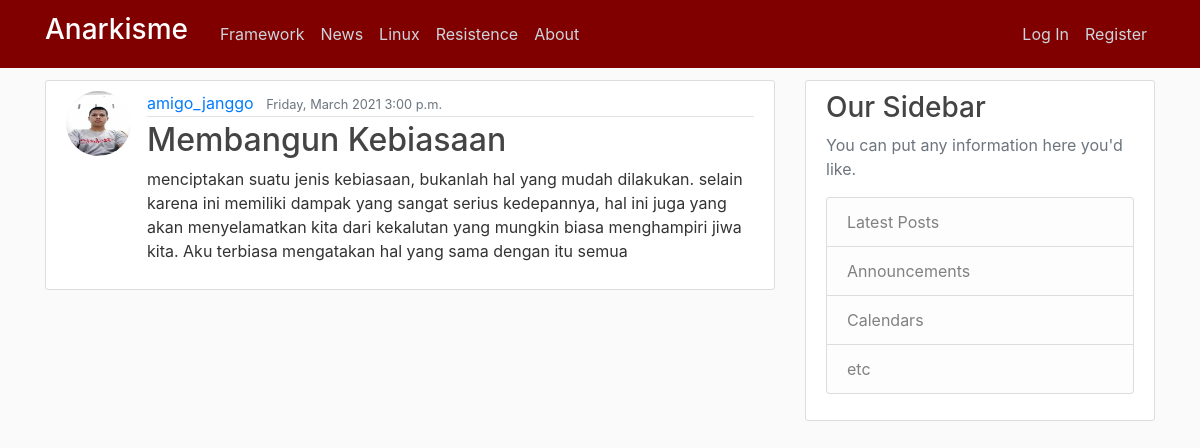
Screenshot of /post/32/ with the database file from the repository.
### blog/models.py (models this page shows, shortened)
class Post(models.Model):
	title = models.CharField(max_length=100)
	content = models.TextField()
	tanggal = models.DateTimeField(auto_now_add=timezone.now)
	author = models.ForeignKey(User, on_delete=models.CASCADE)

### users/models.py (models this page shows, shortened)
class Profile(models.Model):
	user = models.OneToOneField(User, on_delete=models.CASCADE)
	image = models.ImageField(default='default.jpg',upload_to='profile_pics')

### blog/views.py (the view)
# urls.py: path('post/<int:pk>/',PostDetailView.as_view(), name='post-detail'),
class PostDetailView(DetailView):
	model = Post

### blog/templates/blog/post_detail.html (shortened to what this page needs)
{% extends "blog/base.html" %}
{% block content %}
        <article class="media content-section">
          <img class="rounded-circle article-img" src="{{ object.author.profile.image.url }}" alt="">
          <div class="media-body">
            <div class="article-metadata">
              <a class="mr-2" href="{% url 'user-post' object.author.username %}">{{object.author}}</a>
              <small class="text-muted">{{object.tanggal|date:'l, F Y g:i a'}}</small>
            </div>
            <h2 class="article-title">{{object.title}}</h2>
            <p class="article-content">{{object.content}}</p>
          </div>
        </article>
{% endblock content %}

### blog/static/blog/main.css (style rules this page uses)
body { background: #fafafa; color: #333333; margin-top: 5rem; }
h1, h2, h3, h4, h5, h6 { color: #444444; }
.content-section { background: #ffffff; padding: 10px 20px; border: 1px solid #dddddd; border-radius: 3px; margin-bottom: 20px; }
.article-title { color: #444444; }
.article-content { white-space: pre-line; }
.article-img { height: 65px; width: 65px; margin-right: 16px; }
.article-metadata { padding-bottom: 1px; margin-bottom: 4px; border-bottom: 1px solid #e3e3e3 }

### rows the page displays
Post: author.profile.image (picture), author "amigo_janggo", tanggal "Friday, March 2021 3:00 p.m.", title "Membangun Kebiasaan", content "menciptakan suatu jenis kebiasaan, bukanlah hal yang mudah dilakukan. selain karena ini memiliki dampak yang sangat serius kedepannya, hal ini juga yang akan menyelamatkan kita dari kekalutan yang mungkin biasa menghampiri jiwa kita. Aku terbiasa mengatakan hal yang sama dengan itu semua"
